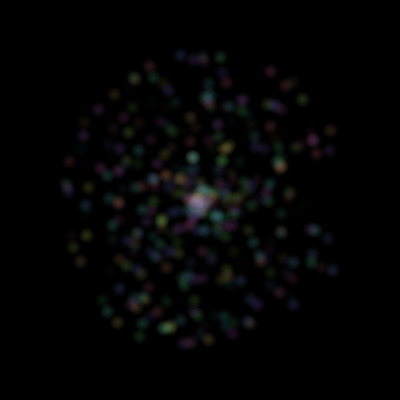
Frame 1 (no input)
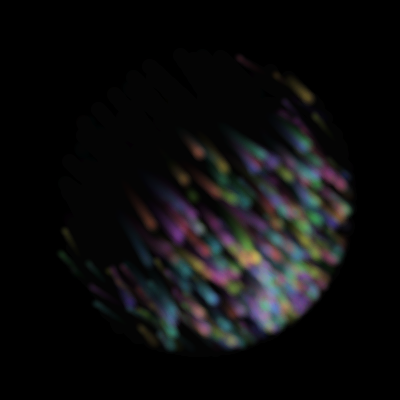
Frame 60 (the mouse pressed at the canvas centre just before this capture)
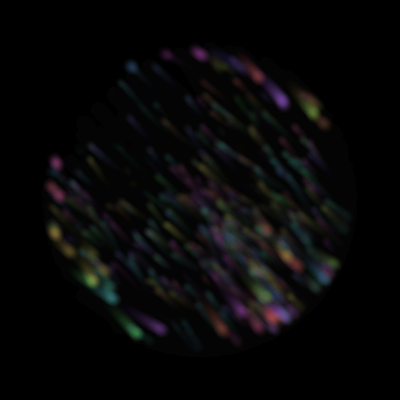
Frame 120 (the mouse held since frame 60 and released just before this capture)

The Processing sketch that drew these frames (run headless with seeded random() and noise(); from frame 60 on, the mouse is pressed at the canvas centre):

// Processing sketch: processing_80529
// ── processing_80529.pde

Dot[] dot = new Dot[400];

void setup(){
  size(400,400);
  colorMode(HSB,360,100,100);
  background(0);
  smooth();
  
  for(int i = 0; i < dot.length;i++){
    dot[i] = new Dot();
  }
}

void draw(){
  //background(0);
  fill(0,30);
  noStroke();
  rect(0,0,width,height);
  
  pushMatrix();
  translate(width/2,height/2);
  for(int i = 0;i <dot.length;i++){
    dot[i].display();
    dot[i].move();
  }
  popMatrix();
}

class Dot {
  float x;
  float y;
  float x_spd;
  float y_spd;
  float spd;
  float ch;
  float cv;
  float r;
  float t;
  float pm1, pm2;
  float theta;
  float range1;
  float range2;

  int count;

  Dot() {
    theta = random(TWO_PI);
    range1 = 150;
    range2 = random(range1);
    x = range2*cos(theta);
    y = range2*sin(theta);
    spd = 1;

    pm1 = random(1);
    pm2 = random(1);
    if (pm1 > 0.5) {
      pm1 = 1;
    }
    else {
      pm1 = -1;
    }
    if (pm2 > 0.5) {
      pm2 = 1;
    }
    else {
      pm2 = -1;
    }

    r = 15;//random(1, 15);  

    x_spd = random(spd, spd*2); //pm1 * random(spd/10, spd)
    y_spd = random(spd, spd*2);//0;//r/10;//pm2 *random(spd/10, spd);

    t = random(TWO_PI);

    //green : 80 - 150
    //blue : 170 -260
    ch = random(360);
    cv = 100;
  }

  void display() {   
    for (int i = 0; i < 5;i++) {

      if (count % 2 == 0) {
        cv = 100;
        r = 15;
      }
      else {
        cv = 50;
        r = 10;
      }

      strokeWeight(r-(r/5*i));
      stroke(ch, 50+i*5, cv, 10*abs(sin(t)));
      point(x, y);
    }
  }

  void move() {
    x += x_spd;
    y += y_spd;
    t += 0.05;

    if (mag(x, y) > range1) {
      x_spd *= -1;
      y_spd *= -1;
      count++;
    }
  }
}
